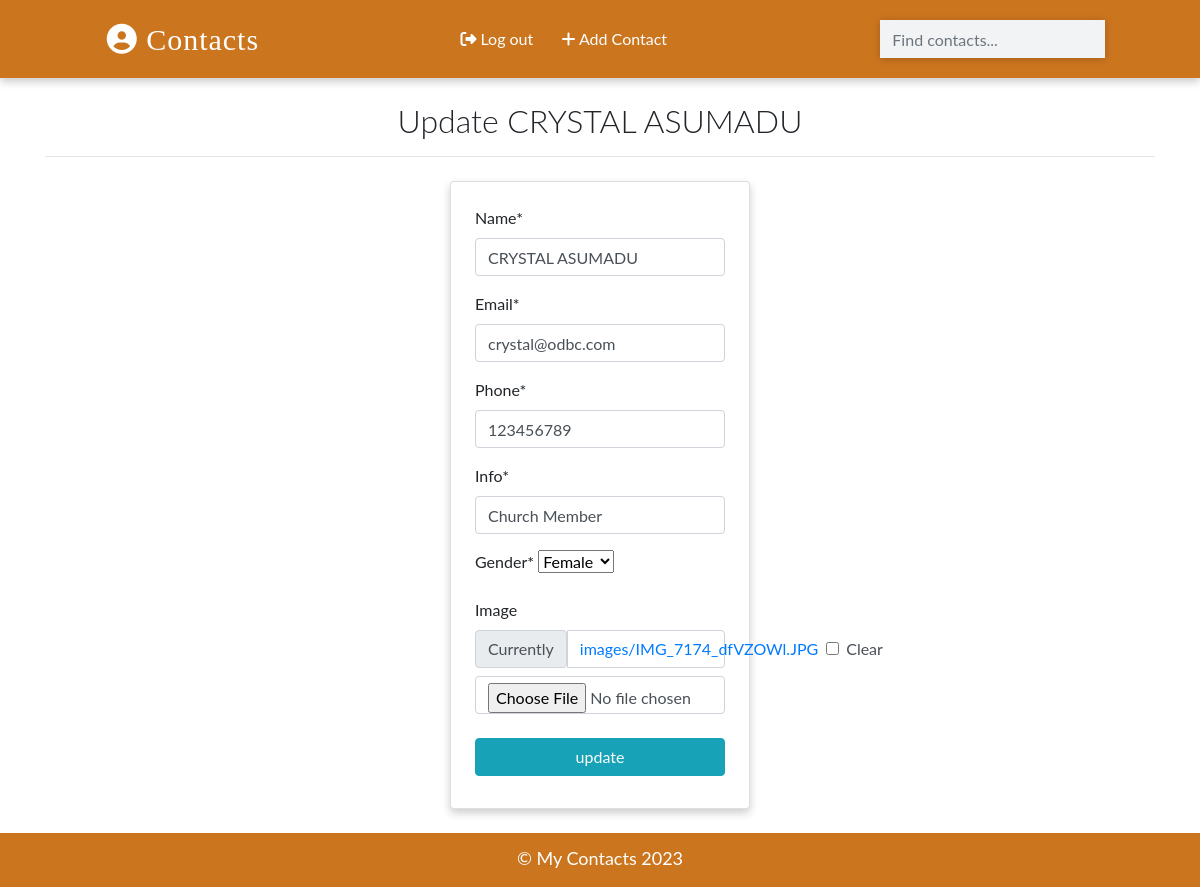
The app's page /contact/update/1 (signed in) with its own data.
### app/models.py (models this page shows)
class Contact(models.Model):
    manager = models.ForeignKey(User, on_delete=models.CASCADE, default=None)
    name = models.CharField(max_length=50)
    email =  models.EmailField(max_length=254)
    phone = models.IntegerField()
    info = models.CharField(max_length=50)
    image = models.ImageField(upload_to='images/', blank=True)
    gender = models.CharField(max_length=50, choices=(
        ('male', 'Male'),
        ('female', 'Female'),
        ('other', 'Other'),
    ))
    date = models.DateTimeField(default=datetime.now)
    def __str__(self):
        return self.name
    class Meta:
        ordering = ['-id']

### app/views.py (the view, shortened to what this page needs)
# urls.py: path('contact/update/<int:pk>', views.ContactUpdateView.as_view(), name='update'),
class ContactUpdateView(LoginRequiredMixin, UpdateView):
    model = Contact
    template_name = 'update.html'
    fields = ['name', 'email', 'phone', 'info', 'gender', 'image']

### templates/update.html (shortened to what this page needs)
{% extends 'base.html' %}
{% load crispy_forms_tags %}
{% block content %}
{% if contact.manager == request.user %}
<div class="container">
    <h2 class="heading font-weight-light text-center">Update {{contact}}</h2>
    <hr>
</div>
<div class="container w-25 card p-4 mt-4">
    <form action="", method="POST", enctype="multipart/form-data">
        {{form | crispy }}
        <input type="submit" value="update" class="w-100 text-white text-center my-2 btn btn-info">
    </form>
</div>
{% else %}
<div class="container">
  <h2 class="heading font-weight-light text-center">You don't have access to this page!</h2>
</div>
{% endif %}
{% endblock content %}

### static/css/main.css (style rules this page uses)
:root { --back: #cc751f !important; --girl: #e64298; --boy: #2874dd; }
body { font-family: Lato, sans-serif; }
.card { box-shadow: 0 4px 8px 0 rgba(0, 0, 0, 0.2); transition: 0.3s; min-width: 250px; box-sizing: border-box; }

### records on screen
Contact: name "CRYSTAL ASUMADU", email "crystal@odbc.com", phone "123456789", info "Church Member", gender "Female"
